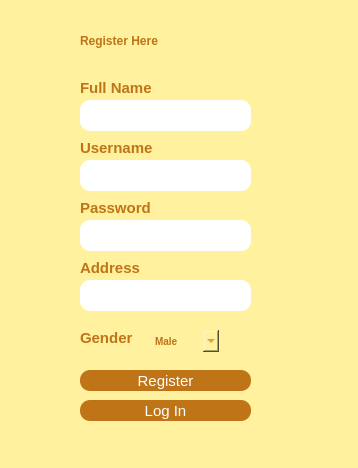
<?xml version="1.0" encoding="UTF-8"?>
<ui version="4.0">
 <class>MainWindow</class>
 <widget class="QMainWindow" name="MainWindow">
  <property name="geometry">
   <rect>
    <x>0</x>
    <y>0</y>
    <width>358</width>
    <height>468</height>
   </rect>
  </property>
  <property name="windowTitle">
   <string>MainWindow</string>
  </property>
  <property name="styleSheet">
   <string notr="true">background-color:rgb(255, 241, 157);</string>
  </property>
  <widget class="QWidget" name="centralwidget">
   <widget class="QLineEdit" name="username">
    <property name="geometry">
     <rect>
      <x>80</x>
      <y>160</y>
      <width>171</width>
      <height>31</height>
     </rect>
    </property>
    <property name="styleSheet">
     <string notr="true">background-color:white;
border-radius:10px;</string>
    </property>
   </widget>
   <widget class="QPushButton" name="registerBtn">
    <property name="geometry">
     <rect>
      <x>80</x>
      <y>370</y>
      <width>171</width>
      <height>21</height>
     </rect>
    </property>
    <property name="styleSheet">
     <string notr="true">background-color:rgb(191, 116, 24);
color:white;
border-radius:10px;
font-size:15px;</string>
    </property>
    <property name="text">
     <string>Register</string>
    </property>
   </widget>
   <widget class="QLabel" name="label1">
    <property name="geometry">
     <rect>
      <x>80</x>
      <y>20</y>
      <width>201</width>
      <height>41</height>
     </rect>
    </property>
    <property name="styleSheet">
     <string notr="true">
color: rgb(191, 116, 24);
font-weight:bold;
font: 20px &quot;Eras Bold ITC&quot;;</string>
    </property>
    <property name="text">
     <string>Register Here</string>
    </property>
   </widget>
   <widget class="QLabel" name="label_2">
    <property name="geometry">
     <rect>
      <x>80</x>
      <y>140</y>
      <width>81</width>
      <height>16</height>
     </rect>
    </property>
    <property name="styleSheet">
     <string notr="true">color:rgb(191, 116, 24);
font-weight:bold;
font-size:15px;</string>
    </property>
    <property name="text">
     <string>Username</string>
    </property>
   </widget>
   <widget class="QLineEdit" name="name">
    <property name="geometry">
     <rect>
      <x>80</x>
      <y>100</y>
      <width>171</width>
      <height>31</height>
     </rect>
    </property>
    <property name="styleSheet">
     <string notr="true">background-color:white;
border-radius:10px;</string>
    </property>
   </widget>
   <widget class="QLabel" name="label">
    <property name="geometry">
     <rect>
      <x>80</x>
      <y>80</y>
      <width>81</width>
      <height>16</height>
     </rect>
    </property>
    <property name="styleSheet">
     <string notr="true">color:rgb(191, 116, 24);
font-weight:bold;
font-size:15px;</string>
    </property>
    <property name="text">
     <string>Full Name</string>
    </property>
   </widget>
   <widget class="QLineEdit" name="password">
    <property name="geometry">
     <rect>
      <x>80</x>
      <y>220</y>
      <width>171</width>
      <height>31</height>
     </rect>
    </property>
    <property name="styleSheet">
     <string notr="true">background-color:white;
border-radius:10px;</string>
    </property>
   </widget>
   <widget class="QLabel" name="label_3">
    <property name="geometry">
     <rect>
      <x>80</x>
      <y>200</y>
      <width>81</width>
      <height>16</height>
     </rect>
    </property>
    <property name="styleSheet">
     <string notr="true">color:rgb(191, 116, 24);
font-weight:bold;
font-size:15px;</string>
    </property>
    <property name="text">
     <string>Password</string>
    </property>
   </widget>
   <widget class="QLabel" name="label_4">
    <property name="geometry">
     <rect>
      <x>80</x>
      <y>260</y>
      <width>81</width>
      <height>16</height>
     </rect>
    </property>
    <property name="styleSheet">
     <string notr="true">color:rgb(191, 116, 24);
font-weight:bold;
font-size:15px;</string>
    </property>
    <property name="text">
     <string>Address</string>
    </property>
   </widget>
   <widget class="QLineEdit" name="address">
    <property name="geometry">
     <rect>
      <x>80</x>
      <y>280</y>
      <width>171</width>
      <height>31</height>
     </rect>
    </property>
    <property name="styleSheet">
     <string notr="true">background-color:white;
border-radius:10px;</string>
    </property>
   </widget>
   <widget class="QComboBox" name="gender">
    <property name="geometry">
     <rect>
      <x>150</x>
      <y>330</y>
      <width>69</width>
      <height>22</height>
     </rect>
    </property>
    <property name="styleSheet">
     <string notr="true">color:rgb(191, 116, 24);
font-weight:bold;
font-size:10px;
border-radius:5px;</string>
    </property>
    <item>
     <property name="text">
      <string>Male</string>
     </property>
    </item>
    <item>
     <property name="text">
      <string>Female</string>
     </property>
    </item>
   </widget>
   <widget class="QLabel" name="label_5">
    <property name="geometry">
     <rect>
      <x>80</x>
      <y>330</y>
      <width>61</width>
      <height>16</height>
     </rect>
    </property>
    <property name="styleSheet">
     <string notr="true">color:rgb(191, 116, 24);
font-weight:bold;
font-size:15px;</string>
    </property>
    <property name="text">
     <string>Gender</string>
    </property>
   </widget>
   <widget class="QPushButton" name="loginBtn">
    <property name="geometry">
     <rect>
      <x>80</x>
      <y>400</y>
      <width>171</width>
      <height>21</height>
     </rect>
    </property>
    <property name="styleSheet">
     <string notr="true">background-color:rgb(191, 116, 24);
color:white;
border-radius:10px;
font-size:15px;</string>
    </property>
    <property name="text">
     <string>Log In</string>
    </property>
   </widget>
  </widget>
  <widget class="QMenuBar" name="menubar">
   <property name="geometry">
    <rect>
     <x>0</x>
     <y>0</y>
     <width>358</width>
     <height>21</height>
    </rect>
   </property>
  </widget>
  <widget class="QStatusBar" name="statusbar"/>
 </widget>
 <resources/>
 <connections/>
</ui>
